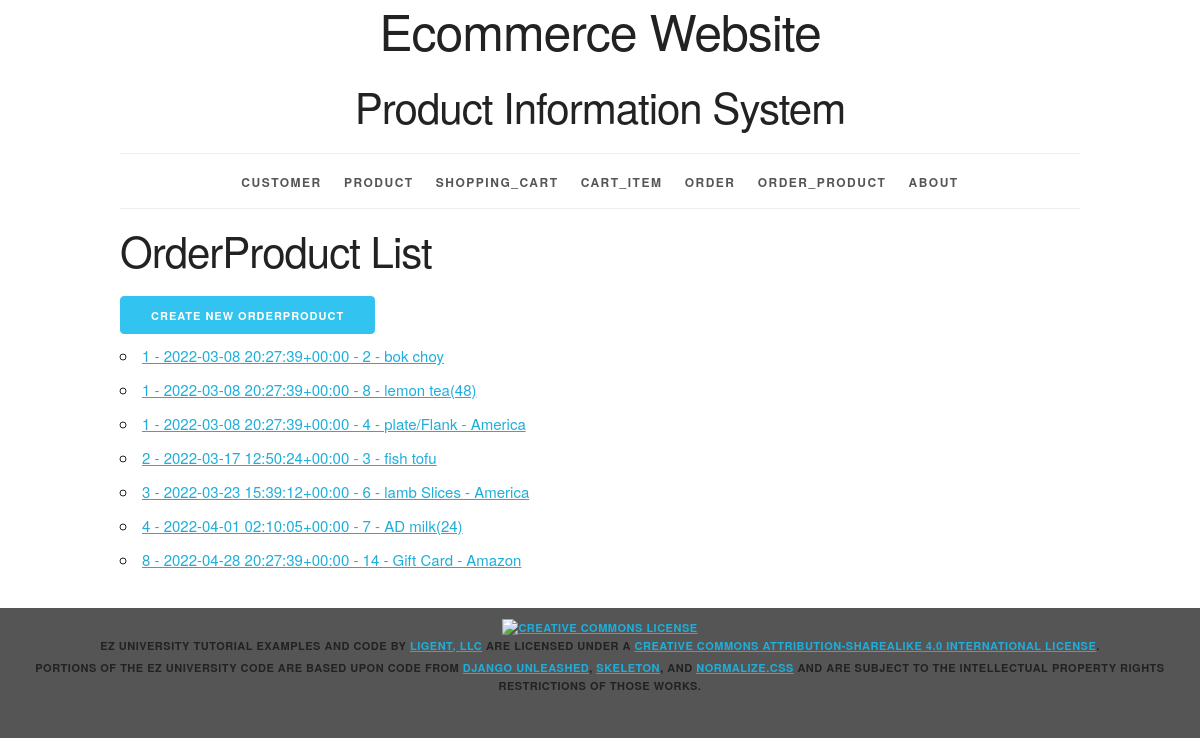
Before: /orderproduct/ with the older database file.
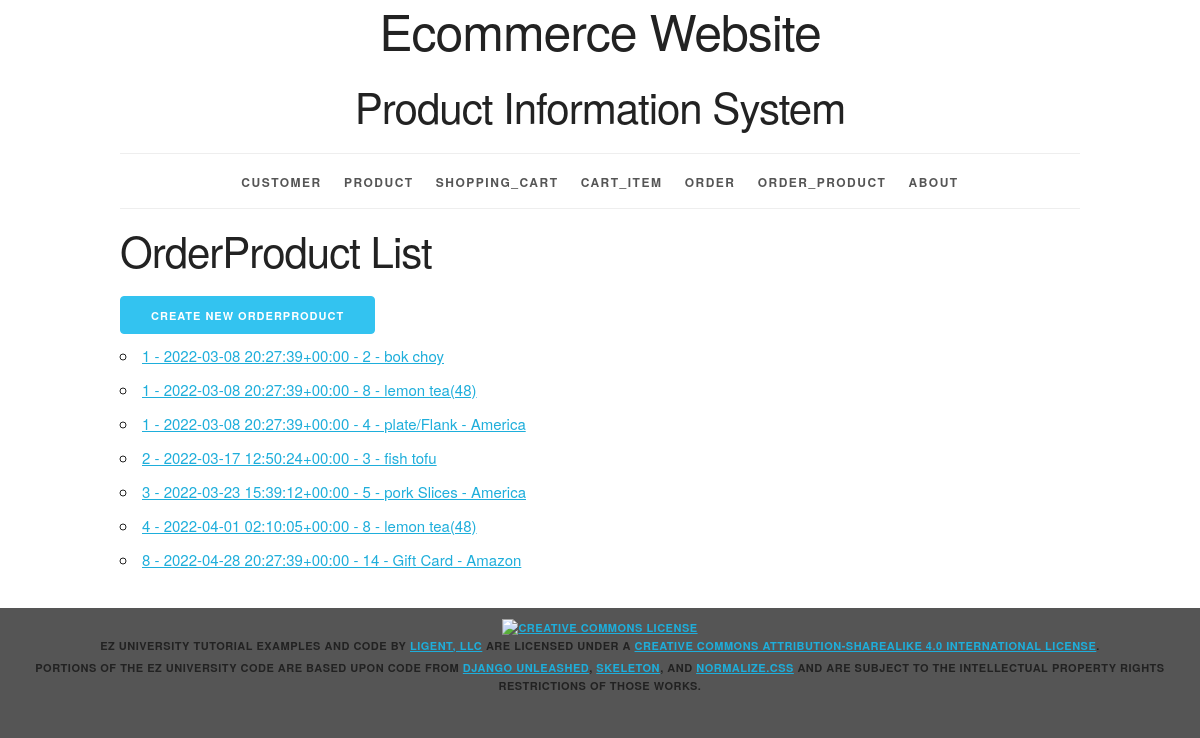
After: the same page with the newer database file.
### productinfo/models.py (models this page shows, shortened)
class Order_Product(models.Model):
	oitem_id = models.AutoField(primary_key=True)
	price = models.FloatField()
	quantity = models.IntegerField()
	order_id = models.ForeignKey(Order, related_name='order_products', on_delete=models.PROTECT)
	product_id = models.ForeignKey(Product, related_name='order_products', on_delete=models.PROTECT)
	def __str__(self):
		return f'{self.order_id} - {self.product_id}'
	def get_absolute_url(self):
		return reverse('productinfo_orderproduct_detail_urlpattern',
					   kwargs={'pk':self.pk}
					   )
	class Meta:
		ordering = ['order_id']
		constraints = [
			UniqueConstraint(fields=['oitem_id', 'order_id', 'product_id'], name='unique_orderproduct')
		]

class Order(models.Model):
	order_id = models.AutoField(primary_key=True)
	total_price = models.FloatField()
	order_date = models.DateTimeField()
	receiver = models.CharField(max_length=45)
	address = models.CharField(max_length=225)
	sm_id = models.ForeignKey(Shipping_Method, related_name='orders', on_delete=models.PROTECT)
	pm_id = models.ForeignKey(Payment_Method, related_name='orders', on_delete=models.PROTECT)
	customer_id = models.ForeignKey(Customer, related_name='orders', on_delete=models.PROTECT)
	def __str__(self):
		return f'{self.order_id} - {self.order_date}'
	class Meta:
		ordering = ['order_date', 'order_id']
		constraints = [
			UniqueConstraint(fields=['order_id'], name='unique_order')
		]

class Product(models.Model):
	product_id = models.AutoField(primary_key=True)
	product_name = models.CharField(max_length=225, unique=True)
	product_price = models.FloatField()
	stock_num = models.IntegerField()
	category_id = models.ForeignKey(Category, related_name='products', on_delete=models.PROTECT)
	def __str__(self):
		return f'{self.product_id} - {self.product_name}'
	class Meta:
		ordering = ['product_id']
		constraints = [
			UniqueConstraint(fields=['product_name'], name='unique_product')
		]

### productinfo/views.py (the view)
class OrderProductList(ListView):
	model = Order_Product

### productinfo/templates/productinfo/order_product_list.html (shortened to what this page needs)
{% extends 'productinfo/base.html' %}
{% block content %}
    <h2>OrderProduct List</h2>
    <div>
    <a href="{% url 'productinfo_orderproduct_create_urlpattern' %}" class="button button-primary">
        Create New OrderProduct
    </a>
    </div>
    <ul>
        {% for orderproduct in order_product_list %}
        <li>
            <a href="{{ orderproduct.get_absolute_url }}">{{ orderproduct }}</a>
        </li>
        {% empty %}
        <li><em>There are currently no products in order available.</em></li>
        {% endfor %}
    </ul>
{% endblock %}

Changed rows visible on the page:
changed Order_Product: order_id+product_id "3 - 2022-03-23 15:39:12+00:00 - 6 - lamb Slices - America" → "3 - 2022-03-23 15:39:12+00:00 - 5 - pork Slices - America"
changed Order_Product: order_id+product_id "4 - 2022-04-01 02:10:05+00:00 - 7 - AD milk(24)" → "4 - 2022-04-01 02:10:05+00:00 - 8 - lemon tea(48)"
